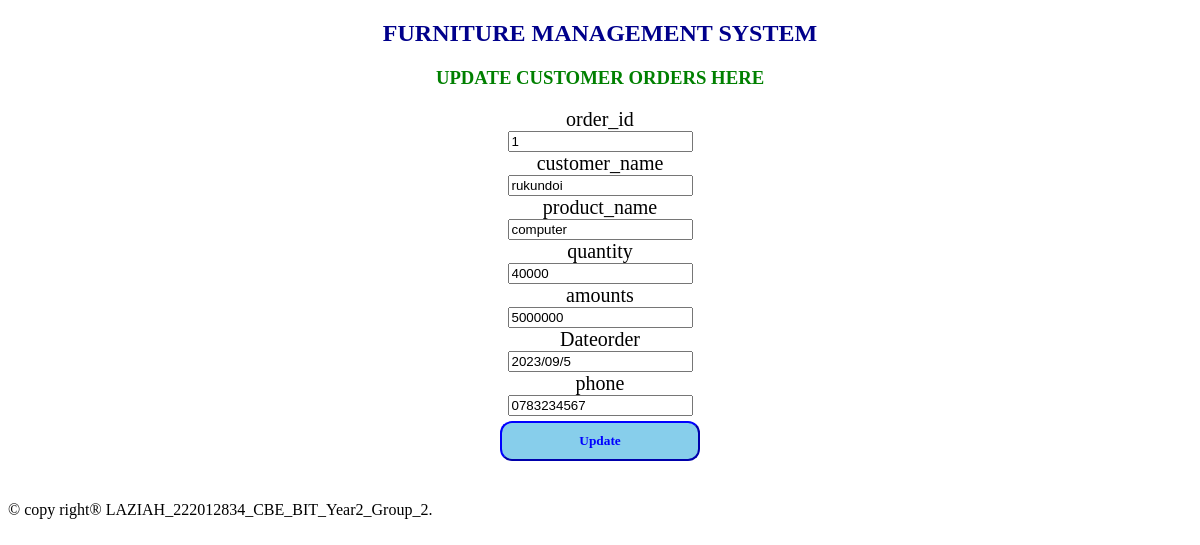
The app's page /updatecustomer_orders.php?order_id=1 with its own data.
### tables this page shows
CREATE TABLE IF NOT EXISTS `customer_orders` (
  `order_id` int(10) NOT NULL AUTO_INCREMENT,
  `customer_name` varchar(255) NOT NULL,
  `product_name` varchar(200) NOT NULL,
  `quantity` int(20) NOT NULL,
  `amounts` int(20) NOT NULL,
  `Dateorder` varchar(200) NOT NULL,
  `phone` varchar(222) NOT NULL,
  PRIMARY KEY (`order_id`)
);

### updatecustomer_orders.php (the view, shortened to what this page needs)
<?php
include "databaseconnection.php";
if ($_SERVER['REQUEST_METHOD'] == 'GET') {
    $order_id = $_GET["order_id"];
    $sql = "SELECT * FROM customer_orders WHERE order_id = $order_id";
    $result = $connection->query($sql);
    if ($result->num_rows > 0) {
        $row = $result->fetch_assoc();
        $customer_name = $row["customer_name"];
        $product_name = $row["product_name"];
        $quantity = $row["quantity"];
        $amounts = $row["amounts"];
        $Dateorder = $row["Dateorder"];
        $phone = $row["phone"];
    } else {
        header("location:viewcustomer_orders.php");
        exit;
    }
}
?>
<!DOCTYPE html>
<html>
<head>
</head>
<body>
    <center>
        <h2>FURNITURE MANAGEMENT SYSTEM</h2>
        <h3 style="color:green;">UPDATE CUSTOMER ORDERS HERE</h3>
        <section class="forms">
            <form method="POST" onsubmit="return confirmUpdate();">
                <label>order_id</label><br>
                <input type="text" name="order_id" readonly  value="<?php echo $order_id; ?>"><br>
                <label>customer_name</label><br>
                <input type="text" name="customer_name"  value="<?php echo $customer_name; ?>"><br>
                <label>product_name</label><br>
                <input type="text" name="product_name" value="<?php echo $product_name; ?>" ><br>
                <label>quantity</label><br>
                <input type="text" name="quantity"  value="<?php echo $quantity; ?>"><br>
                <label>amounts</label><br>
                <input type="text" name="amounts"  value="<?php echo $amounts; ?>"><br>
                <label>Dateorder</label><br>
                <input type="text" name="Dateorder"  value="<?php echo $Dateorder; ?>"><br>
                <label>phone</label><br>
                <input type="text" name="phone"  value="<?php echo $phone; ?>"><br>
                <input type="submit" name="submit" value="Update" class="sb">
            </form>
        </section>
    </center>
    <footer>
        <p style="color:blue; text-align: center; margin-top:40px;"><marquee> &copy; copy right&reg; LAZIAH_222012834_CBE_BIT_Year2_Group_2.</marquee> </p>
    </footer>
</body>
</html>

### updatecustomer_orders.php (style rules this page uses)
h2 { font-family: Castellar; color: darkblue; }
label { font-family: elephant; font-size: 20px; }
.sb { font-family: Georgia; padding: 10px; border-color: blue; background-color: skyblue; width: 200px; margin-top: 5px; border-radius: 12px; font-weight: bold; color: blue; }

### records on screen
customer_orders: customer_name "rukundoi", product_name "computer", quantity "40000", amounts "5000000", Dateorder "2023/09/5", phone "0783234567"
